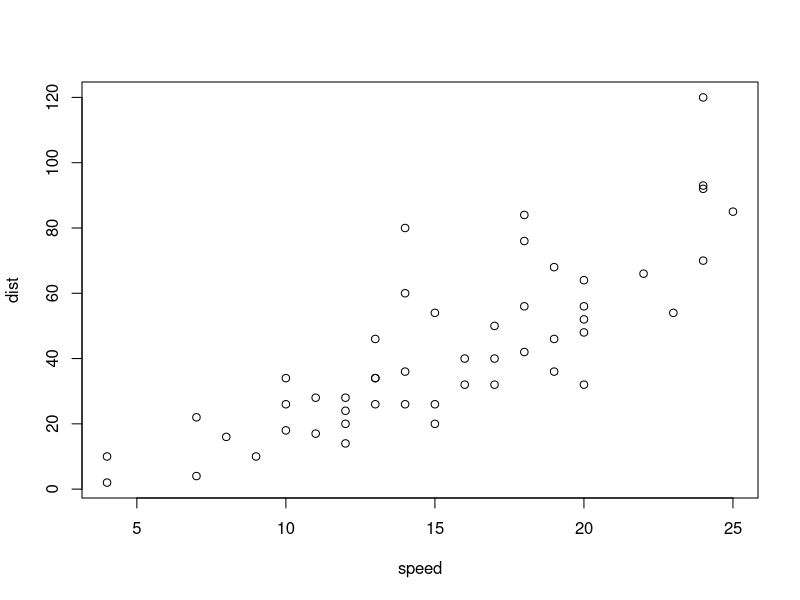
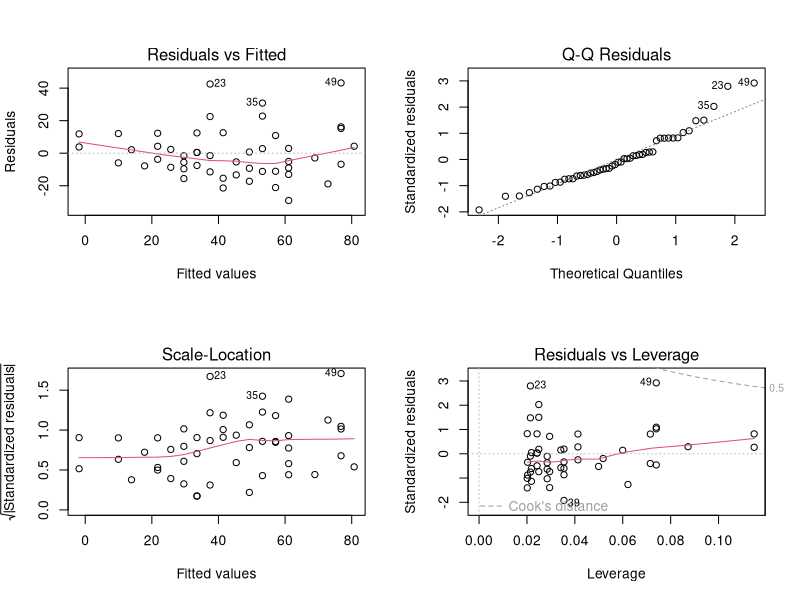
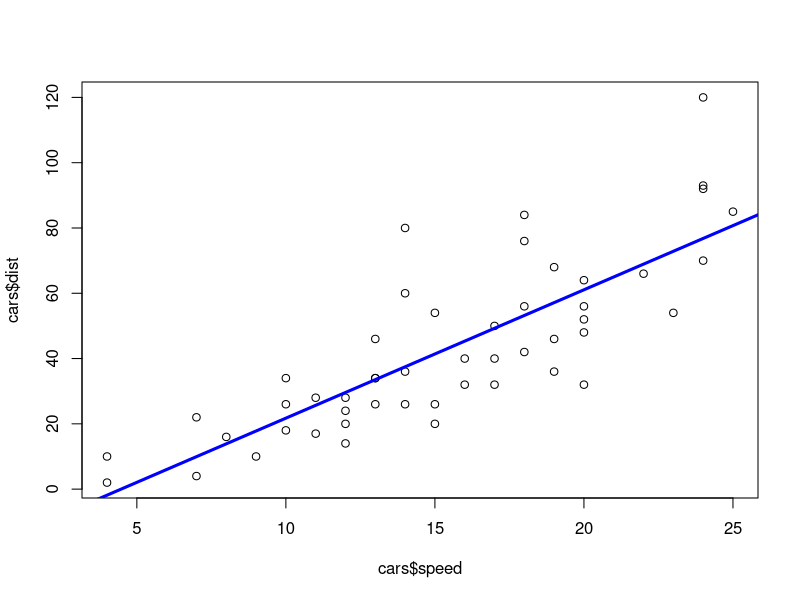
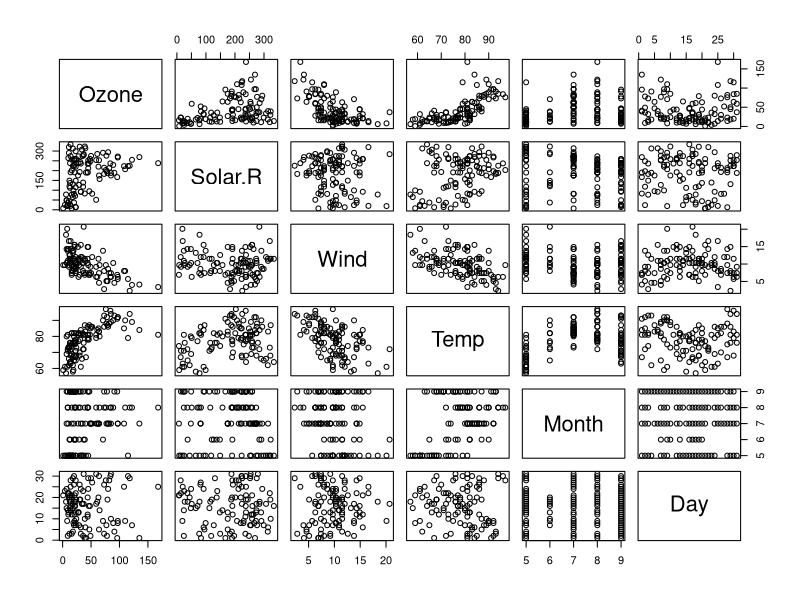
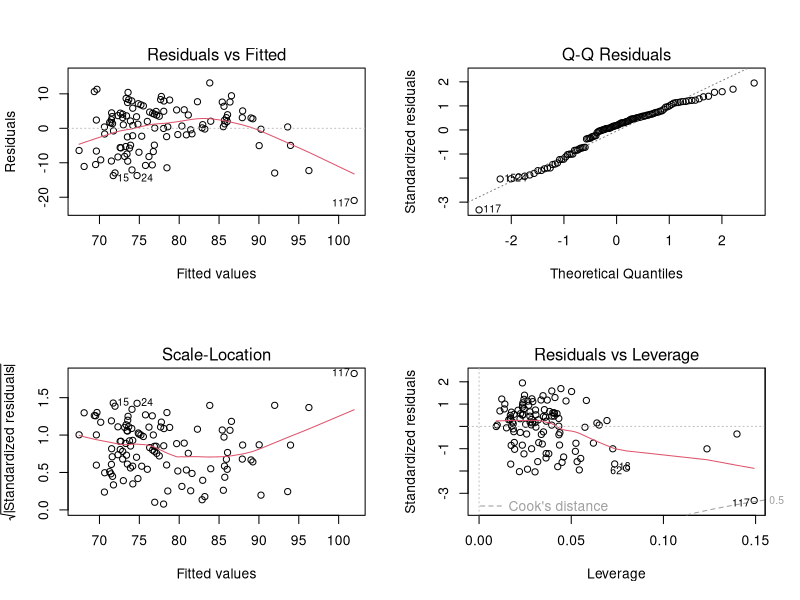

Here is the R script that generated these plots, in order: (Note: this script raises an error after producing the figures.)
## Script Author: Laura Gutierrez Funderburk
## SciProg R Workshop: Introduction to Linear Regression
## and Analysis of Variance (ANOVA)
## Simon Fraser University, August 2019

### PART I: Linear Regression
# Import datasets 
require("datasets")
data("cars")
str(cars)

# Check if there are NaN values - should return TRUE if not
complete.cases(cars)

# Plot all variables
plot(cars)


# Set up linear model
car_model <- lm(cars$dist ~ cars$speed)
car_model

# Plot model statistics -evaluate whether it is a good fit or not
par(mfrow=c(2,2))
plot(car_model)

# Plot fitted model against data 
par(mfrow=c(1,1))
plot(cars$dist ~ cars$speed)
abline(car_model, col="blue", lwd=3)

# Significance 
summary(car_model)

# Make predictions 
# Predict data
# Create Training and Test data -
set.seed(100)  # setting seed to reproduce results of random sampling

#The confidence interval reflects the uncertainty 
# around the mean predictions. To display the 95% 
# confidence intervals around the mean the predictions, 
# specify the option interval = "confidence"
predict(car_model, interval="confidence")

# The prediction interval gives uncertainty 
# around a single value. In the same way, as 
# the confidence intervals, the prediction
# intervals can be computed as follow:
predict(car_model, interval="prediction")

## Prediction interval or confidence interval?
## A prediction interval reflects the uncertainty 
##  around a single value, while a confidence interval 
##   reflects the uncertainty around the mean prediction 
## values. Thus, a prediction interval will be generally 
##  much wider than a confidence interval for the same 
##  value.

## Which one should we use? 
##  The answer to this question depends on the context 
##  and the purpose of the analysis. Generally, we are 
##  interested in specific individual predictions, so a 
## prediction interval would be more appropriate. 
## Using a confidence interval when you should be using 
## a prediction interval will greatly underestimate 
## the uncertainty in a given predicted value 
##   (P. Bruce and Bruce 2017).


### PART II: Multivariate Linear Regression
data("airquality")
str(airquality)

# Clean Dataframe
# Check for presence of NaN values
complete.cases(airquality)

# Find NaN Values, clean it up
airQ <- airquality[complete.cases(airquality), ]
str(airQ)
complete.cases(airQ)

plot(airQ)

# Step-wise deletion of variables
library(MASS)
air_model1 <- lm(airQ$Temp ~ airQ$Ozone + airQ$Solar.R + airQ$Wind,data=airQ)
par(mfrow=c(2,2))
plot(air_model1)
summary(air_model1)

step <- stepAIC(air_mode1l, direction="both")
step 

# New model
air_model2 <- lm(formula = airQ$Temp ~ airQ$Ozone,data=airQ)

# Evaluate model
par(mfrow=c(2,2))
plot(air_model2)
summary(air_model2)

# Plot model
par(mfrow=c(1,1))
plot(airQ$Temp ~ airQ$Ozone)
abline(air_model2, col="blue", lwd=3)

# Polynomial
air_model3 <- lm(airQ$Temp ~ I(airQ$Ozone^2),data=airQ)
par(mfrow=c(2,2))
plot(air_model3)
summary(air_model3)

# Fit polynomial model
library(ggplot2)
ggplot(airQ,aes(airQ$Ozone,airQ$Temp)) + geom_point() + stat_smooth(method=lm, formula = y ~ poly(x,2,raw=TRUE))

# Compare models
anova(air_model1,air_model2)

anova(air_model1,air_model3)



#### ANOVA

#  The one-way analysis of variance (ANOVA), 
## also known as one-factor ANOVA, is an extension 
## of independent two-samples t-test for comparing 
## means in a situation where there are more than 
## two groups. In one-way ANOVA, the data is organized 
## into several groups base on one single grouping 
## variable (also called factor variable).

## This tutorial describes the basic principle of the 
## one-way ANOVA test and provides practical anova test 
## examples in R software.

## ANOVA test hypotheses:
  
## Null hypothesis: the means of the different 
## groups are the same

## Alternative hypothesis: At least one sample 
## mean is not equal to the others.

## Assumptions of ANOVA test:

## The observations are obtained independently and 
##  randomly from the population defined by the 
##  factor levels

## The data of each factor level are normally distributed.

## These normal populations have a common variance. 
## (Levene’s test can be used to check this.)

# Set seed
set.seed(1234)
# Load data
data("PlantGrowth")
str(PlantGrowth)
my_data <- PlantGrowth

# Show the levels
levels(my_data$group)

plot(PlantGrowth$weight~PlantGrowth$group)

# order data
my_data$group <- ordered(my_data$group,
                         levels = c("ctrl", "trt1", "trt2"))
# Summarize data
library(dplyr)
group_by(my_data, group) %>%
  summarise(
    count = n(),
    mean = mean(weight, na.rm = TRUE),
    sd = sd(weight, na.rm = TRUE)
  )
# Visualize data
library("ggpubr")
ggboxplot(my_data, x = "group", y = "weight", 
          color = "group", palette = c("#00AFBB", "#E7B800", "#FC4E07"),
          order = c("ctrl", "trt1", "trt2"),
          ylab = "Weight", xlab = "Treatment")

# Mean plots
# ++++++++++++++++++++
# Plot weight by group
# Add error bars: mean_se
# (other values include: mean_sd, mean_ci, median_iqr, ....)
ggline(my_data, x = "group", y = "weight", 
       add = c("mean_se", "jitter"), 
       order = c("ctrl", "trt1", "trt2"),
       ylab = "Weight", xlab = "Treatment")

# Compute the analysis of variance
res.aov <- aov(weight ~ group, data = my_data)
# Summary of the analysis
summary(res.aov)

## As the p-value is less than the significance 
## level 0.05, we can conclude that there are 
## significant differences between the groups 
## highlighted with “*" in the model summary.

## Further learning and references
## ANOVA
# http://www.sthda.com/english/wiki/one-way-anova-test-in-r
## Non-linear regression
# http://www.sthda.com/english/articles/40-regression-analysis/162-nonlinear-regression-essentials-in-r-polynomial-and-spline-regression-models/
## Akaike's An Information Criterion
# https://stat.ethz.ch/R-manual/R-devel/library/stats/html/AIC.html